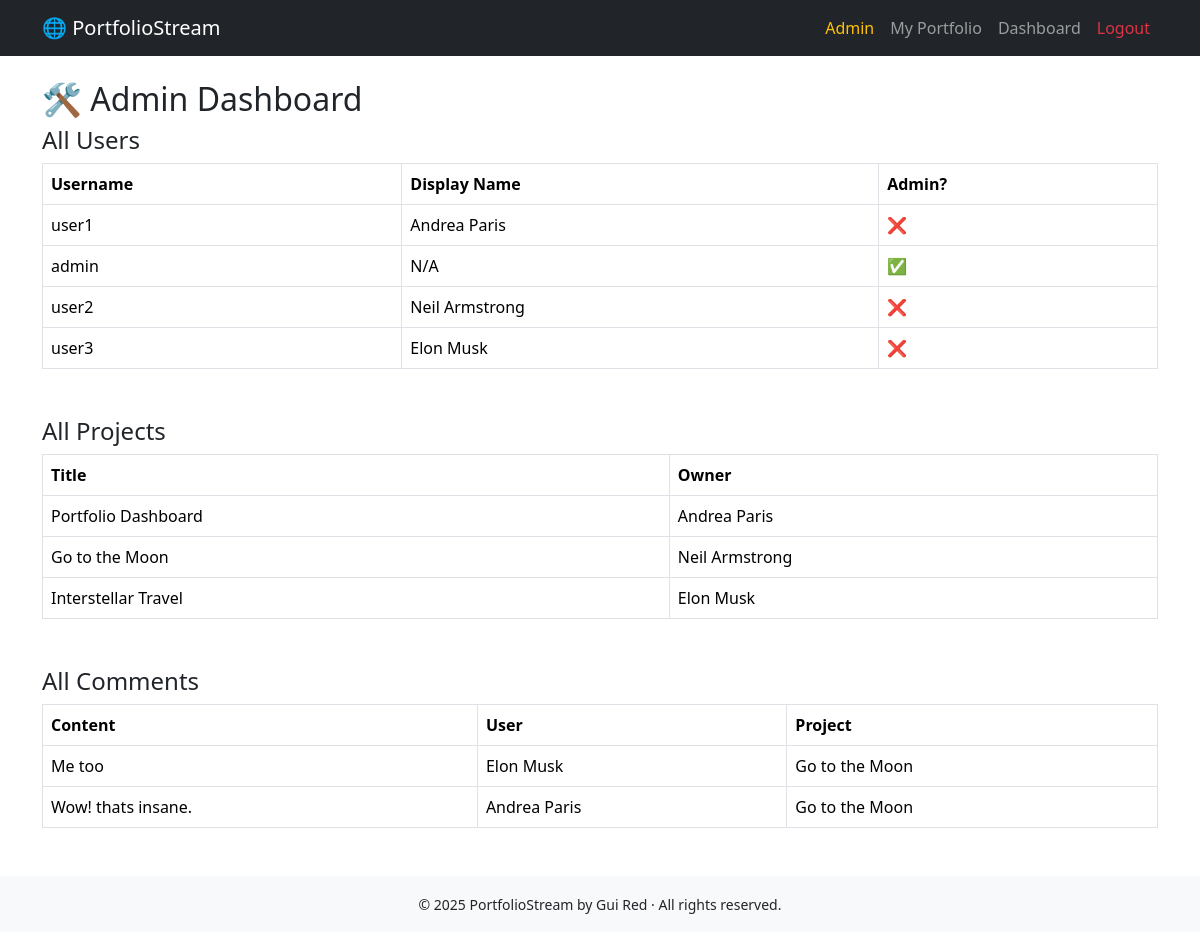
The app's page /admin (signed in) with its own data.
### app.py (models this page shows, shortened)
class User(UserMixin, db.Model):
    id = db.Column(db.Integer, primary_key=True)
    username = db.Column(db.String(80), unique=True, nullable=False)
    password_hash = db.Column(db.String(128), nullable=False)
    bio = db.Column(db.Text, default="")
    avatar_url = db.Column(db.String(300), default="")
    website_url = db.Column(db.String(300), default="")
    projects = db.relationship('Project', backref='user', lazy=True)
    skills = db.relationship('Skill', backref='user', lazy=True)
    display_name = db.Column(db.String(100), default="")
    is_admin = db.Column(db.Boolean, default=False)

class Project(db.Model):
    id = db.Column(db.Integer, primary_key=True)
    title = db.Column(db.String(100), nullable=False)
    description = db.Column(db.Text, nullable=False)
    link = db.Column(db.String(200), nullable=True)
    image_url = db.Column(db.String(200), nullable=True)
    user_id = db.Column(db.Integer, db.ForeignKey('user.id'), nullable=False)
    likes = db.relationship('Like', backref='project', lazy=True)
    comments = db.relationship('Comment', backref='project', lazy=True)

class Comment(db.Model):
    id = db.Column(db.Integer, primary_key=True)
    content = db.Column(db.Text, nullable=False)
    user_id = db.Column(db.Integer, db.ForeignKey('user.id'), nullable=False)
    project_id = db.Column(db.Integer, db.ForeignKey('project.id'), nullable=False)
    user = db.relationship('User', backref='comments', lazy=True)

### app.py (the view)
@app.route("/admin")
@login_required
def admin_dashboard():
    if not current_user.is_admin:
        flash("Access denied. Admins only.")
        return redirect(url_for('stream_view'))
    users = User.query.all()
    projects = Project.query.all()
    comments = Comment.query.all()
    return render_template("admin_dashboard.html", users=users, projects=projects, comments=comments)

### app.py (called while the page is built)
@login_manager.user_loader
def load_user(user_id):
    return User.query.get(int(user_id))

### templates/admin_dashboard.html (shortened to what this page needs)
{% extends "base.html" %}
{% block content %}
<h2>🛠 Admin Dashboard</h2>
<h4>All Users</h4>
<table class="table table-bordered">
    <thead>
        <tr><th>Username</th><th>Display Name</th><th>Admin?</th></tr>
    </thead>
    <tbody>
        {% for user in users %}
        <tr>
            <td>{{ user.username }}</td>
            <td>{{ user.display_name or "N/A" }}</td>
            <td>{{ "✅" if user.is_admin else "❌" }}</td>
        </tr>
        {% endfor %}
    </tbody>
</table>
<h4 class="mt-5">All Projects</h4>
<table class="table table-bordered">
    <thead>
        <tr><th>Title</th><th>Owner</th></tr>
    </thead>
    <tbody>
        {% for project in projects %}
        <tr>
            <td>{{ project.title }}</td>
            <td>{{ project.user.display_name or project.user.username }}</td>
        </tr>
        {% endfor %}
    </tbody>
</table>
<h4 class="mt-5">All Comments</h4>
<table class="table table-bordered">
    <thead>
        <tr><th>Content</th><th>User</th><th>Project</th></tr>
    </thead>
    <tbody>
        {% for comment in comments %}
        <tr>
            <td>{{ comment.content }}</td>
            <td>{{ comment.user.display_name or comment.user.username }}</td>
            <td>{{ comment.project.title }}</td>
        </tr>
        {% endfor %}
    </tbody>
</table>
{% endblock %}

### templates/base.html (shortened to what this page needs)
<!DOCTYPE html>
<html lang="en">
<head>
    <link href="https://cdn.jsdelivr.net/npm/bootstrap@5.3.3/dist/css/bootstrap.min.css" rel="stylesheet">
</head>
<body>
<nav class="navbar navbar-expand-lg navbar-dark bg-dark">
    <div class="container">
        <a class="navbar-brand" href="{{ url_for('stream_view') }}">🌐 PortfolioStream</a>
        <div class="collapse navbar-collapse" id="navLinks">
            <ul class="navbar-nav ms-auto">
                {% if current_user.is_authenticated %}
                    {% if current_user.is_authenticated and current_user.is_admin %}
                    <li class="nav-item">
                        <a class="nav-link text-warning" href="{{ url_for('admin_dashboard') }}">Admin</a>
                    </li>
                    {% endif %}
                    <li class="nav-item">
                        <a class="nav-link" href="{{ url_for('my_portfolio') }}">My Portfolio</a>
                    </li>
                    <li class="nav-item">
                        <a class="nav-link" href="{{ url_for('dashboard') }}">Dashboard</a>
                    </li>
                    <li class="nav-item">
                        <a class="nav-link text-danger" href="{{ url_for('logout') }}">Logout</a>
                    </li>
                {% endif %}
            </ul>
        </div>
    </div>
</nav>
<div class="container mt-4">
    {% block content %}{% endblock %}
</div>
<footer class="bg-light text-center py-3 mt-5">
    <small>&copy; {{ current_year | default(2025) }} PortfolioStream by Gui Red · All rights reserved.</small>
</footer>
</body>
</html>

### records on screen
User: username "user1", display_name "Andrea Paris", is_admin "❌"
User: username "admin", display_name "N/A", is_admin "✅"
User: username "user2", display_name "Neil Armstrong", is_admin "❌"
User: username "user3", display_name "Elon Musk", is_admin "❌"
Project: title "Portfolio Dashboard", user "Andrea Paris"
Project: title "Go to the Moon", user "Neil Armstrong"
Project: title "Interstellar Travel", user "Elon Musk"
Comment: content "Me too", user "Elon Musk", project "Go to the Moon"
Comment: content "Wow! thats insane.", user "Andrea Paris", project "Go to the Moon"

### other values on screen
{{ current_year | default(2025) }} "2025"
